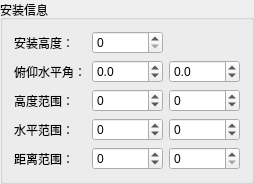
             <widget class="QGroupBox" name="groupBox_22">
              <property name="title">
               <string>安装信息</string>
              </property>
              <layout class="QGridLayout" name="gridLayout_24">
               <item row="4" column="3">
                <widget class="QSpinBox" name="spinBox_detect_maxz">
                 <property name="minimumSize">
                  <size>
                   <width>45</width>
                   <height>22</height>
                  </size>
                 </property>
                 <property name="maximum">
                  <number>100000</number>
                 </property>
                </widget>
               </item>
               <item row="4" column="1" colspan="2">
                <widget class="QSpinBox" name="spinBox_detect_minz">
                 <property name="minimumSize">
                  <size>
                   <width>45</width>
                   <height>22</height>
                  </size>
                 </property>
                 <property name="minimum">
                  <number>-100000</number>
                 </property>
                 <property name="maximum">
                  <number>100000</number>
                 </property>
                </widget>
               </item>
               <item row="4" column="0">
                <widget class="QLabel" name="label_66">
                 <property name="text">
                  <string>距离范围：</string>
                 </property>
                </widget>
               </item>
               <item row="3" column="3">
                <widget class="QSpinBox" name="spinBox_detect_maxx">
                 <property name="minimumSize">
                  <size>
                   <width>45</width>
                   <height>22</height>
                  </size>
                 </property>
                 <property name="minimum">
                  <number>-100000</number>
                 </property>
                 <property name="maximum">
                  <number>1000000</number>
                 </property>
                </widget>
               </item>
               <item row="3" column="1" colspan="2">
                <widget class="QSpinBox" name="spinBox_detect_minx">
                 <property name="minimumSize">
                  <size>
                   <width>45</width>
                   <height>22</height>
                  </size>
                 </property>
                 <property name="minimum">
                  <number>-10000</number>
                 </property>
                 <property name="maximum">
                  <number>100000</number>
                 </property>
                </widget>
               </item>
               <item row="3" column="0">
                <widget class="QLabel" name="label_67">
                 <property name="text">
                  <string>水平范围：</string>
                 </property>
                </widget>
               </item>
               <item row="2" column="3">
                <widget class="QSpinBox" name="spinBox_detect_maxy">
                 <property name="minimumSize">
                  <size>
                   <width>45</width>
                   <height>22</height>
                  </size>
                 </property>
                 <property name="minimum">
                  <number>-100000</number>
                 </property>
                 <property name="maximum">
                  <number>1000000</number>
                 </property>
                </widget>
               </item>
               <item row="2" column="1" colspan="2">
                <widget class="QSpinBox" name="spinBox_detect_miny">
                 <property name="minimumSize">
                  <size>
                   <width>45</width>
                   <height>22</height>
                  </size>
                 </property>
                 <property name="minimum">
                  <number>-100000</number>
                 </property>
                 <property name="maximum">
                  <number>100000</number>
                 </property>
                </widget>
               </item>
               <item row="2" column="0">
                <widget class="QLabel" name="label_68">
                 <property name="text">
                  <string>高度范围：</string>
                 </property>
                </widget>
               </item>
               <item row="1" column="3">
                <widget class="QDoubleSpinBox" name="doubleSpinBox_install_z_angle">
                 <property name="minimumSize">
                  <size>
                   <width>45</width>
                   <height>22</height>
                  </size>
                 </property>
                 <property name="decimals">
                  <number>1</number>
                 </property>
                 <property name="minimum">
                  <double>-360.000000000000000</double>
                 </property>
                 <property name="maximum">
                  <double>360.000000000000000</double>
                 </property>
                 <property name="singleStep">
                  <double>0.100000000000000</double>
                 </property>
                </widget>
               </item>
               <item row="1" column="1" colspan="2">
                <widget class="QDoubleSpinBox" name="doubleSpinBox_install_x_angle">
                 <property name="minimumSize">
                  <size>
                   <width>45</width>
                   <height>22</height>
                  </size>
                 </property>
                 <property name="decimals">
                  <number>1</number>
                 </property>
                 <property name="minimum">
                  <double>-360.000000000000000</double>
                 </property>
                 <property name="maximum">
                  <double>360.000000000000000</double>
                 </property>
                 <property name="singleStep">
                  <double>0.100000000000000</double>
                 </property>
                </widget>
               </item>
               <item row="1" column="0">
                <widget class="QLabel" name="label_69">
                 <property name="text">
                  <string>俯仰水平角：</string>
                 </property>
                </widget>
               </item>
               <item row="0" column="0">
                <widget class="QLabel" name="label_70">
                 <property name="text">
                  <string>安装高度：</string>
                 </property>
                </widget>
               </item>
               <item row="0" column="1" colspan="2">
                <widget class="QSpinBox" name="spinBox_install_height">
                 <property name="sizePolicy">
                  <sizepolicy hsizetype="Minimum" vsizetype="Fixed">
                   <horstretch>0</horstretch>
                   <verstretch>0</verstretch>
                  </sizepolicy>
                 </property>
                 <property name="minimumSize">
                  <size>
                   <width>45</width>
                   <height>22</height>
                  </size>
                 </property>
                 <property name="maximum">
                  <number>100000</number>
                 </property>
                </widget>
               </item>
              </layout>
             </widget>
